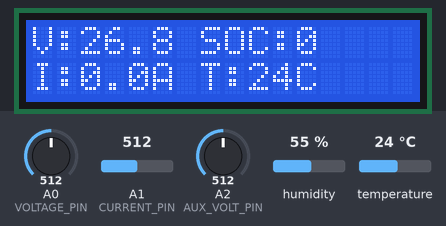
Simulated run of this sketch. Board: Arduino Uno, built with avr-gcc and run on an emulated ATmega328P. On the bench: 16×2 character LCD. Inputs (shaded band) come from the test bench; at power-on: A1 (CURRENT_PIN) = 512, A0 (VOLTAGE_PIN) = 512, temperature 24 °C, A2 (AUX_VOLT_PIN) = 512, humidity 55 %. What the sketch prints to the serial monitor is not drawn.

Above: at 3.2 s.
3.3 s: A1 (CURRENT_PIN) set to 716
At 4.7 s:
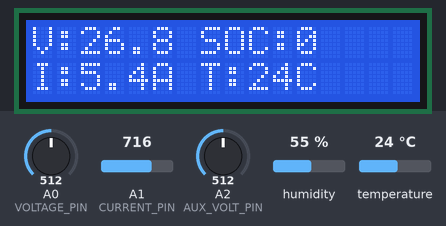
5.0 s: A0 (VOLTAGE_PIN) set to 992
At 7.4 s:
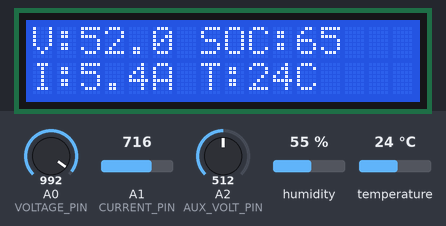
7.7 s: temperature set to 12 °C
At 11.0 s:
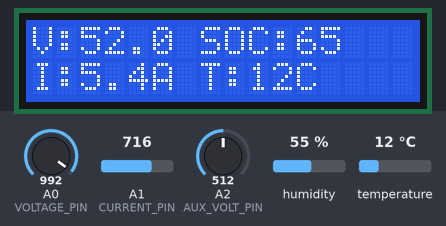
11.8 s: temperature set to 19 °C
At 13.6 s:
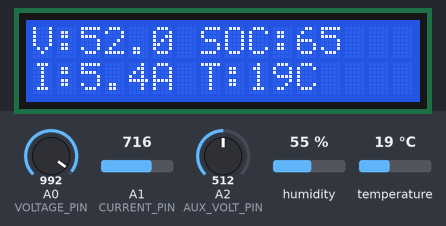
14.5 s: A0 (VOLTAGE_PIN) set to 1010
At 16.1 s:
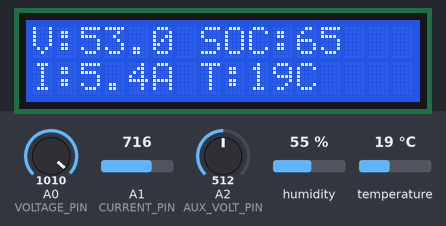
17.2 s: A1 (CURRENT_PIN) set to 992
At 19.8 s:
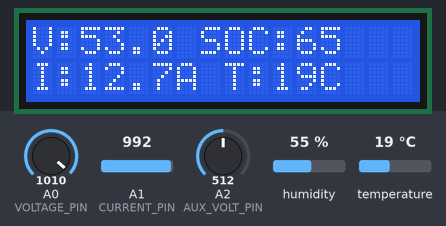
Timing chart, 0 to 21.0 s (numbered marks = the images above; inputs shaded):
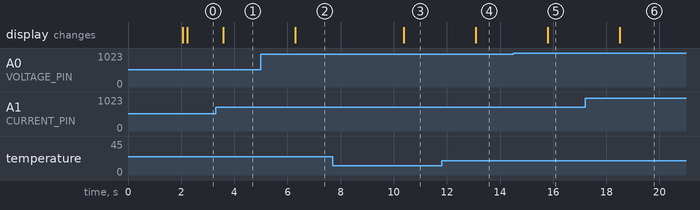

The sketch:

BMS_Dashboard.ino
```cpp
#include <LiquidCrystal.h>
#include <DHT.h>

// ---------------------- Pin Definitions ----------------------
#define DHTPIN 2
#define DHTTYPE DHT11
#define VOLTAGE_PIN A0     // Voltage divider pin
#define CURRENT_PIN A1     // ACS712 pin
#define AUX_VOLT_PIN A2    // Extra DC voltage measurement pin

// ---------------------- LCD Setup ----------------------
LiquidCrystal lcd(7, 8, 9, 10, 11, 12);

// ---------------------- Sensor Objects ----------------------
DHT dht(DHTPIN, DHTTYPE);

// ---------------------- Constants ----------------------
// ADC reference
const float ARDUINO_VCC = 5.0;
const int ADC_RES = 1023;

// Voltage divider (for pack voltage)
const float R1 = 5100.0;
const float R2 = 47000.0;

// ACS712 Current Sensor
const float ACS_SENSITIVITY = 185.0; // mV per A for ACS712-05B
const float ACS_OFFSET = 2.5;        // V at 0A

// Battery Voltage Limits
const float MAX_VOLTAGE = 58.0;
const float MIN_VOLTAGE = 39.0;

// ---------------------- Global Variables ----------------------
float batteryVoltage = 0;
float currentReading = 0;
float temperature = 0;
int SOC = 0;
float auxVoltage = 0;

// ---------------------- Setup ----------------------
void setup() {
  Serial.begin(9600);
  lcd.begin(16, 2);
  dht.begin();

  lcd.print("EV BMS Monitor");
  delay(2000);
  lcd.clear();
}

// ---------------------- Main Loop ----------------------
void loop() {
  // Read sensors
  batteryVoltage = getPackVoltage();
  currentReading = getCurrent();
  auxVoltage = getAuxVoltage();
  temperature = dht.readTemperature();
  SOC = calculateSOC(batteryVoltage);

  // Display on LCD
  updateLCD();

  // Print detailed report
  printSerialReport();

  delay(1000);
}

// ---------------------- Helper Functions ----------------------

// Average Pack Voltage
float getPackVoltage() {
  float sum = 0;
  for (int i = 0; i < 200; i++) {
    int raw = analogRead(VOLTAGE_PIN);
    float vSensed = raw * (ARDUINO_VCC / ADC_RES);
    float vActual = vSensed * ((R1 + R2) / R1);
    sum += vActual * 1.05; // Calibration factor
  }
  return sum / 200.0;
}

// Current Measurement using ACS712
float getCurrent() {
  long sum = 0;
  for (int i = 0; i < 1000; i++) {
    sum += analogRead(CURRENT_PIN);
  }
  float adcValue = sum / 1000.0;
  float voltage = (adcValue / ADC_RES) * ARDUINO_VCC;
  float current = (voltage - ACS_OFFSET) * 1000 / ACS_SENSITIVITY;
  return current;
}

// Extra Auxiliary DC Voltage (Optional sensor)
float getAuxVoltage() {
  int raw = analogRead(AUX_VOLT_PIN);
  float analogVoltage = (float)raw * (ARDUINO_VCC / ADC_RES);
  float inputVoltage = analogVoltage * 5.0; // scale factor
  return inputVoltage;
}

// SOC Calculation
int calculateSOC(float Vin) {
  if (Vin >= 58) return 100;
  else if (Vin >= 55) return 85;
  else if (Vin >= 52) return 65;
  else if (Vin >= 50) return 50;
  else if (Vin >= 48) return 35;
  else if (Vin >= 45) return 15;
  else return 0;
}

// Update LCD Dashboard
void updateLCD() {
  lcd.clear();
  lcd.setCursor(0, 0);
  lcd.print("V:");
  lcd.print(batteryVoltage, 1);
  lcd.print(" SOC:");
  lcd.print(SOC);

  lcd.setCursor(0, 1);
  lcd.print("I:");
  lcd.print(currentReading, 1);
  lcd.print("A T:");
  lcd.print(temperature, 0);
  lcd.print("C");
}

// Serial Detailed Report
void printSerialReport() {
  Serial.println("--------------- EV BMS REPORT ---------------");
  Serial.print("Battery Voltage: ");
  Serial.print(batteryVoltage, 2);
  Serial.println(" V");

  Serial.print("Current: ");
  Serial.print(currentReading, 3);
  Serial.println(" A");

  Serial.print("State of Charge: ");
  Serial.print(SOC);
  Serial.println(" %");

  Serial.print("Temperature: ");
  Serial.print(temperature, 1);
  Serial.println(" °C");

  Serial.print("Aux Voltage: ");
  Serial.print(auxVoltage, 2);
  Serial.println(" V");

  // Estimated Power (Wattage)
  float power = batteryVoltage * currentReading;
  Serial.print("Estimated Power: ");
  Serial.print(power, 2);
  Serial.println(" W");

  // Health estimation (dummy example)
  String health = (temperature > 50 || SOC < 15) ? "CRITICAL" : "NORMAL";
  Serial.print("Battery Health: ");
  Serial.println(health);

  Serial.println("---------------------------------------------");
  Serial.println();
}
```

Measured:
- after the input at 3.3 s, the display: changes after 0.28 s (image 1)
- after the input at 5.0 s, the display: changes after 1.3 s (image 2)
- after the input at 7.7 s, the display: changes after 2.7 s (image 3)
- after the input at 11.8 s, the display: changes after 1.3 s (image 4)
- after the input at 14.5 s, the display: changes after 1.3 s (image 5)
- after the input at 17.2 s, the display: changes after 1.3 s (image 6)
